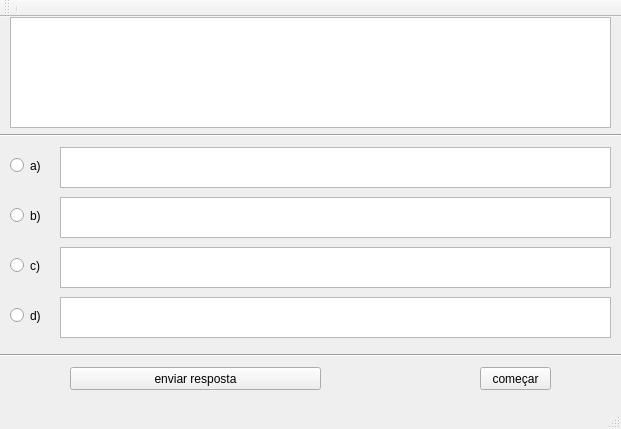
<?xml version="1.0" encoding="UTF-8"?>
<ui version="4.0">
 <class>MainWindow</class>
 <widget class="QMainWindow" name="MainWindow">
  <property name="geometry">
   <rect>
    <x>0</x>
    <y>0</y>
    <width>621</width>
    <height>429</height>
   </rect>
  </property>
  <property name="sizePolicy">
   <sizepolicy hsizetype="Fixed" vsizetype="Fixed">
    <horstretch>0</horstretch>
    <verstretch>0</verstretch>
   </sizepolicy>
  </property>
  <property name="minimumSize">
   <size>
    <width>621</width>
    <height>429</height>
   </size>
  </property>
  <property name="windowTitle">
   <string>Cooquiz</string>
  </property>
  <property name="dockNestingEnabled">
   <bool>false</bool>
  </property>
  <widget class="QWidget" name="centralWidget">
   <widget class="QPushButton" name="pushButton_comecar">
    <property name="geometry">
     <rect>
      <x>480</x>
      <y>350</y>
      <width>71</width>
      <height>23</height>
     </rect>
    </property>
    <property name="text">
     <string>começar</string>
    </property>
   </widget>
   <widget class="QRadioButton" name="radioButton_a">
    <property name="geometry">
     <rect>
      <x>10</x>
      <y>140</y>
      <width>82</width>
      <height>17</height>
     </rect>
    </property>
    <property name="maximumSize">
     <size>
      <width>82</width>
      <height>16777215</height>
     </size>
    </property>
    <property name="text">
     <string>a)</string>
    </property>
   </widget>
   <widget class="QRadioButton" name="radioButton_b">
    <property name="geometry">
     <rect>
      <x>10</x>
      <y>190</y>
      <width>82</width>
      <height>17</height>
     </rect>
    </property>
    <property name="maximumSize">
     <size>
      <width>82</width>
      <height>16777215</height>
     </size>
    </property>
    <property name="text">
     <string>b)</string>
    </property>
   </widget>
   <widget class="QRadioButton" name="radioButton_c">
    <property name="geometry">
     <rect>
      <x>10</x>
      <y>240</y>
      <width>82</width>
      <height>17</height>
     </rect>
    </property>
    <property name="maximumSize">
     <size>
      <width>82</width>
      <height>16777215</height>
     </size>
    </property>
    <property name="text">
     <string>c)</string>
    </property>
   </widget>
   <widget class="QRadioButton" name="radioButton_d">
    <property name="geometry">
     <rect>
      <x>10</x>
      <y>290</y>
      <width>33</width>
      <height>17</height>
     </rect>
    </property>
    <property name="maximumSize">
     <size>
      <width>82</width>
      <height>16777215</height>
     </size>
    </property>
    <property name="text">
     <string>d)</string>
    </property>
   </widget>
   <widget class="QPushButton" name="pushButton_enviar">
    <property name="geometry">
     <rect>
      <x>70</x>
      <y>350</y>
      <width>251</width>
      <height>23</height>
     </rect>
    </property>
    <property name="text">
     <string>enviar resposta</string>
    </property>
   </widget>
   <widget class="Line" name="line">
    <property name="geometry">
     <rect>
      <x>0</x>
      <y>110</y>
      <width>621</width>
      <height>16</height>
     </rect>
    </property>
    <property name="orientation">
     <enum>Qt::Horizontal</enum>
    </property>
   </widget>
   <widget class="Line" name="line_2">
    <property name="geometry">
     <rect>
      <x>0</x>
      <y>330</y>
      <width>621</width>
      <height>16</height>
     </rect>
    </property>
    <property name="orientation">
     <enum>Qt::Horizontal</enum>
    </property>
   </widget>
   <widget class="QTextBrowser" name="textBrowser_questao">
    <property name="geometry">
     <rect>
      <x>10</x>
      <y>0</y>
      <width>601</width>
      <height>111</height>
     </rect>
    </property>
    <property name="sizeAdjustPolicy">
     <enum>QAbstractScrollArea::AdjustToContents</enum>
    </property>
    <property name="html">
     <string>&lt;!DOCTYPE HTML PUBLIC &quot;-//W3C//DTD HTML 4.0//EN&quot; &quot;http://www.w3.org/TR/REC-html40/strict.dtd&quot;&gt;
&lt;html&gt;&lt;head&gt;&lt;meta name=&quot;qrichtext&quot; content=&quot;1&quot; /&gt;&lt;style type=&quot;text/css&quot;&gt;
p, li { white-space: pre-wrap; }
&lt;/style&gt;&lt;/head&gt;&lt;body style=&quot; font-family:'MS Shell Dlg 2'; font-size:8.25pt; font-weight:400; font-style:normal;&quot;&gt;
&lt;p align=&quot;justify&quot; style=&quot;-qt-paragraph-type:empty; margin-top:0px; margin-bottom:0px; margin-left:0px; margin-right:0px; -qt-block-indent:0; text-indent:0px;&quot;&gt;&lt;br /&gt;&lt;/p&gt;&lt;/body&gt;&lt;/html&gt;</string>
    </property>
   </widget>
   <widget class="QTextBrowser" name="textBrowser_alternativa_a">
    <property name="geometry">
     <rect>
      <x>60</x>
      <y>130</y>
      <width>551</width>
      <height>41</height>
     </rect>
    </property>
   </widget>
   <widget class="QTextBrowser" name="textBrowser_alternativa_b">
    <property name="geometry">
     <rect>
      <x>60</x>
      <y>180</y>
      <width>551</width>
      <height>41</height>
     </rect>
    </property>
   </widget>
   <widget class="QTextBrowser" name="textBrowser_alternativa_c">
    <property name="geometry">
     <rect>
      <x>60</x>
      <y>230</y>
      <width>551</width>
      <height>41</height>
     </rect>
    </property>
   </widget>
   <widget class="QTextBrowser" name="textBrowser_alternativa_d">
    <property name="geometry">
     <rect>
      <x>60</x>
      <y>280</y>
      <width>551</width>
      <height>41</height>
     </rect>
    </property>
   </widget>
  </widget>
  <widget class="QMenuBar" name="menuBar">
   <property name="geometry">
    <rect>
     <x>0</x>
     <y>0</y>
     <width>621</width>
     <height>21</height>
    </rect>
   </property>
   <property name="defaultUp">
    <bool>true</bool>
   </property>
   <property name="nativeMenuBar">
    <bool>true</bool>
   </property>
  </widget>
  <widget class="QToolBar" name="mainToolBar">
   <attribute name="toolBarArea">
    <enum>TopToolBarArea</enum>
   </attribute>
   <attribute name="toolBarBreak">
    <bool>false</bool>
   </attribute>
   <addaction name="separator"/>
  </widget>
  <widget class="QStatusBar" name="statusBar"/>
 </widget>
 <layoutdefault spacing="6" margin="11"/>
 <resources/>
 <connections>
  <connection>
   <sender>pushButton_enviar</sender>
   <signal>clicked()</signal>
   <receiver>radioButton_d</receiver>
   <slot>toggle()</slot>
   <hints>
    <hint type="sourcelabel">
     <x>87</x>
     <y>397</y>
    </hint>
    <hint type="destinationlabel">
     <x>37</x>
     <y>325</y>
    </hint>
   </hints>
  </connection>
  <connection>
   <sender>pushButton_enviar</sender>
   <signal>clicked()</signal>
   <receiver>radioButton_c</receiver>
   <slot>toggle()</slot>
   <hints>
    <hint type="sourcelabel">
     <x>106</x>
     <y>392</y>
    </hint>
    <hint type="destinationlabel">
     <x>32</x>
     <y>274</y>
    </hint>
   </hints>
  </connection>
  <connection>
   <sender>pushButton_enviar</sender>
   <signal>clicked()</signal>
   <receiver>radioButton_b</receiver>
   <slot>toggle()</slot>
   <hints>
    <hint type="sourcelabel">
     <x>124</x>
     <y>397</y>
    </hint>
    <hint type="destinationlabel">
     <x>31</x>
     <y>227</y>
    </hint>
   </hints>
  </connection>
  <connection>
   <sender>pushButton_enviar</sender>
   <signal>clicked()</signal>
   <receiver>radioButton_a</receiver>
   <slot>toggle()</slot>
   <hints>
    <hint type="sourcelabel">
     <x>124</x>
     <y>389</y>
    </hint>
    <hint type="destinationlabel">
     <x>33</x>
     <y>176</y>
    </hint>
   </hints>
  </connection>
 </connections>
</ui>
